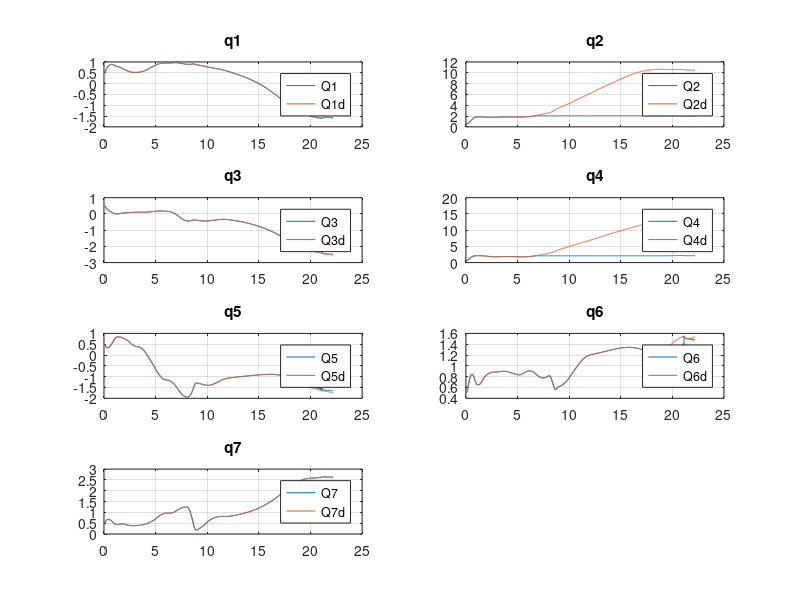
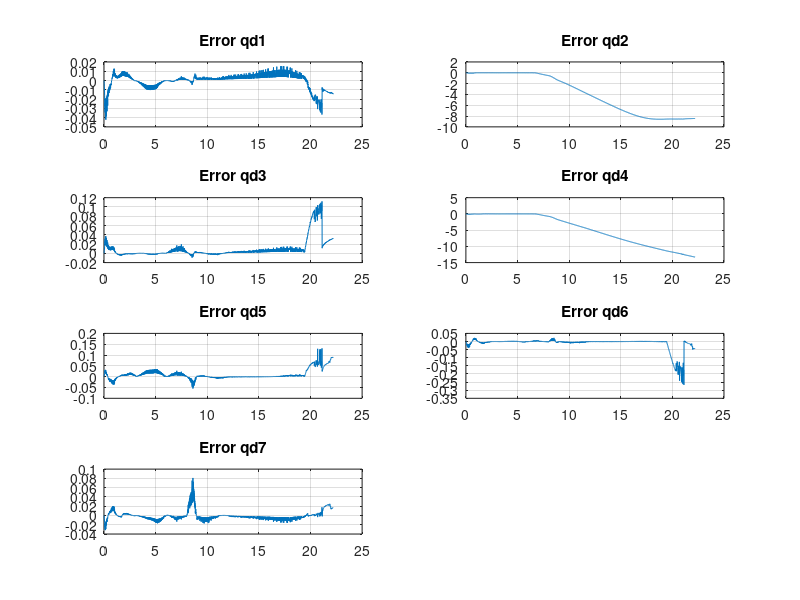
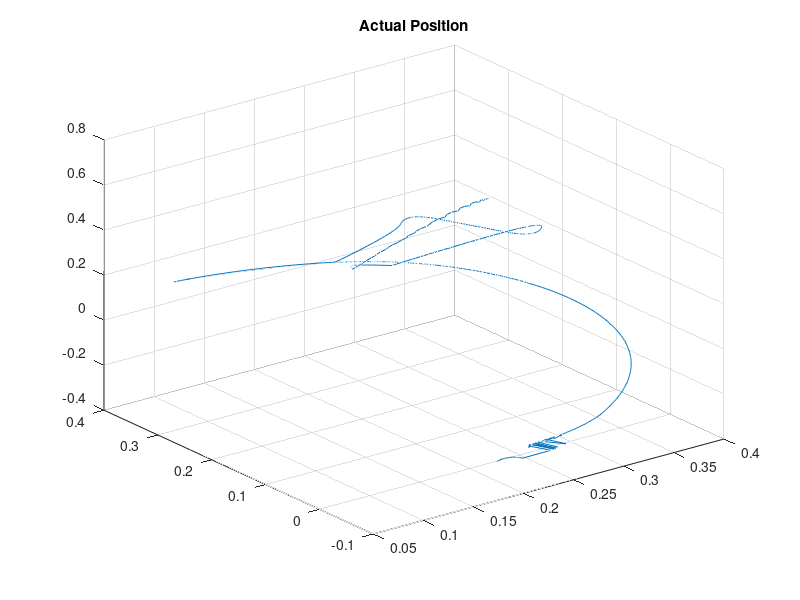
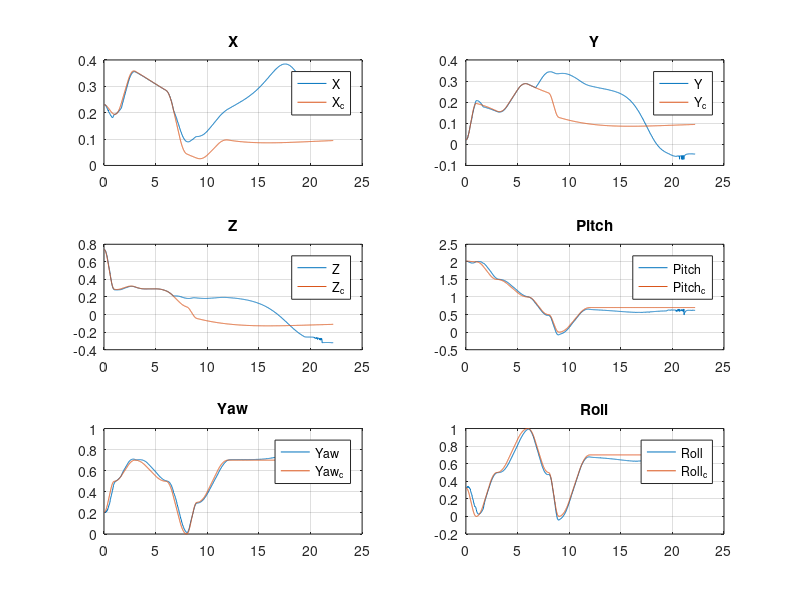

Write the MATLAB code that produced these figures, in order.
close all;
clear all;

A = load('QFile.txt');
B = load('QdFile.txt');
C = load('ForceFile.txt');
D = load('ErrorFile.txt');
E = load('DesiredPosFile.txt');
F = load('DesiredVelFile.txt');
G = load('CompliancePosFile.txt');
H = load('ComplianceVelFile.txt');
I = load('ActualPoseFile.txt');

dimAB = size(A);
dimAB = dimAB(1);
cont = 1;
A1 = zeros(dimAB/7,1);
A2 = zeros(dimAB/7,1);
A3 = zeros(dimAB/7,1);
A4 = zeros(dimAB/7,1);
A5 = zeros(dimAB/7,1);
A6 = zeros(dimAB/7,1);
A7 = zeros(dimAB/7,1);
B1 = zeros(dimAB/7,1);
B2 = zeros(dimAB/7,1);
B3 = zeros(dimAB/7,1);
B4 = zeros(dimAB/7,1);
B5 = zeros(dimAB/7,1);
B6 = zeros(dimAB/7,1);
B7 = zeros(dimAB/7,1);

for i = 1: 7: dimAB
   A1(cont) = A(i); 
   A2(cont) = A(i+1); 
   A3(cont) = A(i+2); 
   A4(cont) = A(i+3); 
   A5(cont) = A(i+4); 
   A6(cont) = A(i+5); 
   A7(cont) = A(i+6);
   B1(cont) = B(i); 
   B2(cont) = B(i+1); 
   B3(cont) = B(i+2); 
   B4(cont) = B(i+3); 
   B5(cont) = B(i+4); 
   B6(cont) = B(i+5); 
   B7(cont) = B(i+6);
   cont = cont +1;
end

t = linspace(0,dimAB/700,dimAB/7);
figure(1);
subplot(4,2,1);
plot(t, A1);
hold on;
plot(t,B1);
title('q1');
grid on;
legend('Q1','Q1d');
subplot(4,2,2);
plot(t, A2);
hold on;
plot(t,B2);
title('q2');
grid on;
legend('Q2','Q2d');
subplot(4,2,3);
plot(t, A3);
hold on;
plot(t,B3);
title('q3');
grid on;
legend('Q3','Q3d');
subplot(4,2,4);
plot(t, A4);
hold on;
plot(t,B4);
title('q4');
grid on;
legend('Q4','Q4d');
subplot(4,2,5);
plot(t, A5);
hold on;
plot(t,B5);
title('q5');
grid on;
legend('Q5','Q5d');
subplot(4,2,6);
plot(t, A6);
hold on;
plot(t,B6);
title('q6');
grid on;
legend('Q6','Q6d');
subplot(4,2,7);
plot(t, A7);
hold on;
plot(t,B7);
title('q7');
grid on;
legend('Q7','Q7d');

figure(2);
subplot(4,2,1);
plot(t, A1-B1);
title('Error qd1');
grid on;
subplot(4,2,2);
plot(t, A2-B2);
title('Error qd2');
grid on;
subplot(4,2,3);
plot(t, A3-B3);
title('Error qd3');
grid on;
subplot(4,2,4);
plot(t, A4-B4);
title('Error qd4');
grid on;
subplot(4,2,5);
plot(t, A5-B5);
title('Error qd5');
grid on;
subplot(4,2,6);
plot(t, A6-B6);
title('Error qd6');
grid on;
subplot(4,2,7);
plot(t, A7-B7);
title('Error qd7');
grid on;

dimIG = size(I);
dimIG = dimIG(1);
cont = 1;
I1 = zeros(dimIG/6,1);
I2 = zeros(dimIG/6,1);
I3 = zeros(dimIG/6,1);
I4 = zeros(dimIG/6,1);
I5 = zeros(dimIG/6,1);
I6 = zeros(dimIG/6,1);

G1 = zeros(dimIG/6,1);
G2 = zeros(dimIG/6,1);
G3 = zeros(dimIG/6,1);
G4 = zeros(dimIG/6,1);
G5 = zeros(dimIG/6,1);
G6 = zeros(dimIG/6,1);


for i = 1: 6: dimIG
   I1(cont) = I(i); 
   I2(cont) = I(i+1); 
   I3(cont) = I(i+2); 
   I4(cont) = I(i+3); 
   I5(cont) = I(i+4); 
   I6(cont) = I(i+5); 
   G1(cont) = G(i); 
   G2(cont) = G(i+1); 
   G3(cont) = G(i+2); 
   G4(cont) = G(i+3); 
   G5(cont) = G(i+4); 
   G6(cont) = G(i+5);
   cont = cont +1;
end

figure(3);
plot3(I1,I2,I3);
grid on;
title ('Actual Position');
t = linspace(0,dimIG/600,dimIG/6);

figure(4);
subplot(3,2,1);
plot(t, I1);
hold on;
plot(t, G1);
title('X');
grid on;
legend('X','X_c');
subplot(3,2,2);
plot(t, I2);
hold on;
plot(t, G2);
title('Y');
grid on;
legend('Y','Y_c');
subplot(3,2,3);
plot(t, I3);
hold on;
plot(t, G3);
title('Z');
grid on;
legend('Z','Z_c');
subplot(3,2,4);
plot(t, I4);
hold on;
plot(t, G4);
title('Pitch');
grid on;
legend('Pitch','Pitch_c');
subplot(3,2,5);
plot(t, I5);
hold on;
plot(t, G5);
title('Yaw');
grid on;
legend('Yaw','Yaw_c');
subplot(3,2,6);
plot(t, I6);
hold on;
plot(t, G6);
title('Roll');
grid on;
legend('Roll','Roll_c');

dimC = size(C);
dimC = dimC(1);
cont = 1;
C1 = zeros(dimC/6,1);
C2 = zeros(dimC/6,1);
C3 = zeros(dimC/6,1);

for i = 1: 6: dimC
   C1(cont) = C(i); 
   C2(cont) = C(i+1); 
   C3(cont) = C(i+2); 
   cont = cont +1;
end

t = linspace(0,dimC/600,dimC/6);
figure(5);
subplot(3,1,1);
plot(t, C1);
title('F1');
grid on;
subplot(3,1,2);
plot(t, C2);
title('F2');
grid on;
subplot(3,1,3);
plot(t, C3);
title('F3');
grid on;

dimD = size(D);
dimD = dimD(1);
cont = 1;
D1 = zeros(dimD/6,1);
D2 = zeros(dimD/6,1);
D3 = zeros(dimD/6,1);
D4 = zeros(dimD/6,1);
D5 = zeros(dimD/6,1);
D6 = zeros(dimD/6,1);

for i = 1: 6: dimD
   D1(cont) = D(i); 
   D2(cont) = D(i+1); 
   D3(cont) = D(i+2); 
   D4(cont) = D(i+3); 
   D5(cont) = D(i+4); 
   D6(cont) = D(i+5); 
   cont = cont +1;
end

t = linspace(0,dimD/600,dimD/6);
figure(6);
subplot(3,2,1);
plot(t, D1);
title('X-Error');
grid on;
subplot(3,2,2);
plot(t, D2);
title('Y-Error');
grid on;
subplot(3,2,3);
plot(t, D3);
title('Z-Error');
grid on;
subplot(3,2,4);
plot(t, D4);
title('Q1-Error');
grid on;
subplot(3,2,5);
plot(t, D5);
title('Q2-Error');
grid on;
subplot(3,2,6);
plot(t, D6);
title('Q3-Error');
grid on;
 
dimE = size(E);
dimE = dimE(1);
cont = 1;
E1 = zeros(dimE/6,1);
E2 = zeros(dimE/6,1);
E3 = zeros(dimE/6,1);
E4 = zeros(dimE/6,1);
E5 = zeros(dimE/6,1);
E6 = zeros(dimE/6,1);

for i = 1: 6: dimE
   E1(cont) = E(i); 
   E2(cont) = E(i+1); 
   E3(cont) = E(i+2); 
   E4(cont) = E(i+3); 
   E5(cont) = E(i+4); 
   E6(cont) = E(i+5); 
   cont = cont +1;
end

figure(7);
plot3(E1,E2,E3);
title ('Desired Position');
grid on;

t = linspace(0,dimE/600,dimE/6);
figure(8);
subplot(3,2,1);
plot(t, E4);
title('Desired X');
grid on;
subplot(3,2,2);
plot(t, E5);
title('Desired Y');
grid on;
subplot(3,2,3);
plot(t, E6);
title('Desired Z');
grid on;
subplot(3,2,4);
plot(t, E4);
title('Desired pitch');
grid on;
subplot(3,2,5);
plot(t, E5);
title('Desired yaw');
grid on;
subplot(3,2,6);
plot(t, E6);
title('Desired roll');
grid on;


dimF = size(F);
dimF = dimF(1);
cont = 1;
F1 = zeros(dimF/6,1);
F2 = zeros(dimF/6,1);
F3 = zeros(dimF/6,1);
F4 = zeros(dimF/6,1);
F5 = zeros(dimF/6,1);
F6 = zeros(dimF/6,1);

for i = 1: 6: dimF
   F1(cont) = F(i); 
   F2(cont) = F(i+1); 
   F3(cont) = F(i+2); 
   F4(cont) = F(i+3); 
   F5(cont) = F(i+4); 
   F6(cont) = F(i+5); 
   cont = cont +1;
end

figure(9);
subplot(3,2,1);
plot(t, F4);
title('Desired X Vel');
grid on;
subplot(3,2,2);
plot(t, F5);
title('Desired Y Vel');
grid on;
subplot(3,2,3);
plot(t, F6);
title('Desired Z Vel');
grid on;
subplot(3,2,4);
plot(t, F4);
title('Desired pitch Vel');
grid on;
subplot(3,2,5);
plot(t, F5);
title('Desired yaw Vel');
grid on;
subplot(3,2,6);
plot(t, F6);
title('Desired roll Vel');
grid on;


dimG = size(G);
dimG = dimG(1);
cont = 1;
G1 = zeros(dimG/6,1);
G2 = zeros(dimG/6,1);
G3 = zeros(dimG/6,1);
G4 = zeros(dimG/6,1);
G5 = zeros(dimG/6,1);
G6 = zeros(dimG/6,1);

for i = 1: 6: dimG
   G1(cont) = G(i); 
   G2(cont) = G(i+1); 
   G3(cont) = G(i+2); 
   G4(cont) = G(i+3); 
   G5(cont) = G(i+4); 
   G6(cont) = G(i+5); 
   cont = cont +1;
end

figure(10);
plot3(G1,G2,G3);
title ('Compliance Position');
grid on;

figure(11);
subplot(3,2,1);
plot(t, G4);
title('Compliance X');
grid on;
subplot(3,2,2);
plot(t, G5);
title('Compliance Y');
grid on;
subplot(3,2,3);
plot(t, G6);
title('Compliance Z');
grid on;
subplot(3,2,4);
plot(t, G4);
title('Compliance pitch');
grid on;
subplot(3,2,5);
plot(t, G5);
title('Compliance yaw');
grid on;
subplot(3,2,6);
plot(t, G6);
title('Compliance roll');
grid on;

dimH = size(H);
dimH = dimH(1);
cont = 1;
H1 = zeros(dimH/6,1);
H2 = zeros(dimH/6,1);
H3 = zeros(dimH/6,1);
H4 = zeros(dimH/6,1);
H5 = zeros(dimH/6,1);
H6 = zeros(dimH/6,1);

for i = 1: 6: dimH
   H1(cont) = H(i); 
   H2(cont) = H(i+1); 
   H3(cont) = H(i+2); 
   H4(cont) = H(i+3); 
   H5(cont) = H(i+4); 
   H6(cont) = H(i+5); 
   cont = cont +1;
end

figure(12);
subplot(3,2,1);
plot(t, H4);
title('Compliance X Vel');
grid on;
subplot(3,2,2);
plot(t, H5);
title('Compliance Y Vel');
grid on;
subplot(3,2,3);
plot(t, H6);
title('Compliance Z Vel');
grid on;
subplot(3,2,4);
plot(t, H4);
title('Compliance pitch Vel');
grid on;
subplot(3,2,5);
plot(t, H5);
title('Compliance yaw Vel');
grid on;
subplot(3,2,6);
plot(t, H6);
title('Compliance roll Vel');
grid on;

